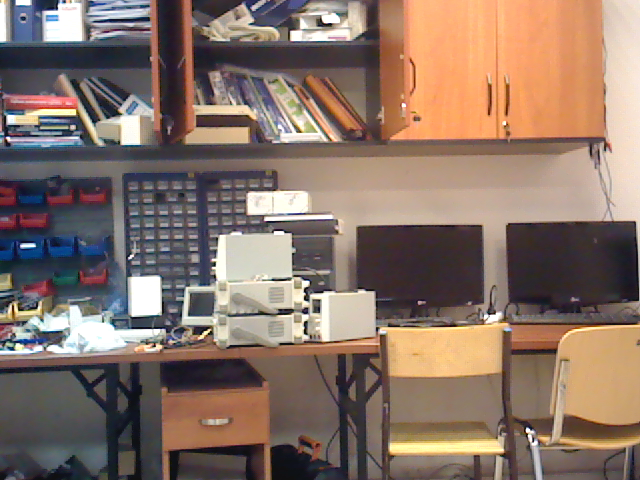
#> input picture Lab8/images/rotate-1.bmp, 640 x 480 px
$ python match.py
#> lines starting #> are read from the running program, lines starting #| are printed output that depends on the picture
import cv2

image1 = cv2.imread("images/rotate-1.bmp")
#> image1 is the input picture: shape (480, 640, 3); mean B, G, R 103.3, 115, 135.7
image2 = cv2.imread("images/rotate-6.bmp")
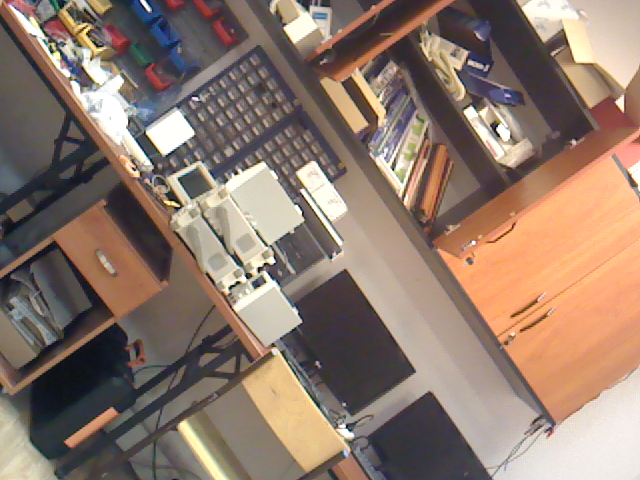
#> input picture Lab8/images/rotate-6.bmp, 640 x 480 px
#> image2 is the input picture: shape (480, 640, 3); mean B, G, R 108.1, 121.2, 141.9

orb = cv2.ORB_create()

kp1, desc1 = orb.detectAndCompute(image1, None)
#> kp1 = 500 keypoints; strongest (x, y, size): (527, 429, 31), (304, 298, 31), (526, 431, 31), (527, 430, 37.2)
kp2, desc2 = orb.detectAndCompute(image2, None)
#> kp2 = 500 keypoints; strongest (x, y, size): (258, 268, 31), (178, 205, 31), (274, 261, 31), (258, 270, 37.2)

bf = cv2.BFMatcher()
matches = bf.match(desc1, desc2)
#> matches = 500 matches

matches = sorted(matches, key=lambda x: x.distance)
matches = matches[:20]
#> matches = 20 matches

image_matches = cv2.drawMatches(
    image1,
    kp1,
    image2,
    kp2,
    matches,
    None,
    flags=cv2.DrawMatchesFlags_NOT_DRAW_SINGLE_POINTS,
)
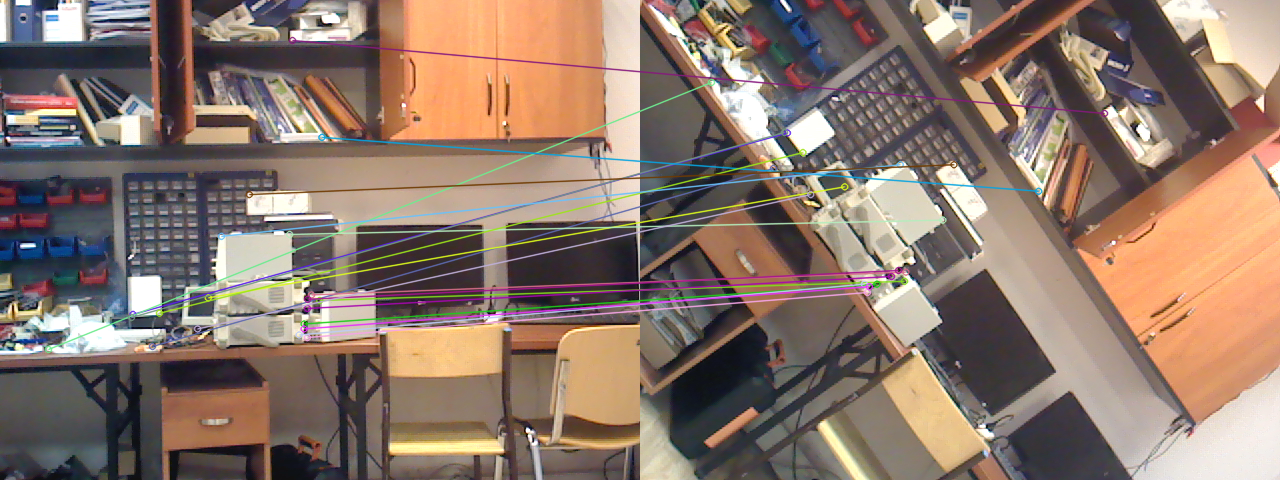
#> image_matches: shape (480, 1280, 3); mean B, G, R 106.9, 118.8, 139.1

cv2.imshow("matches", image_matches)
cv2.waitKey(0)
cv2.destroyAllWindows()
